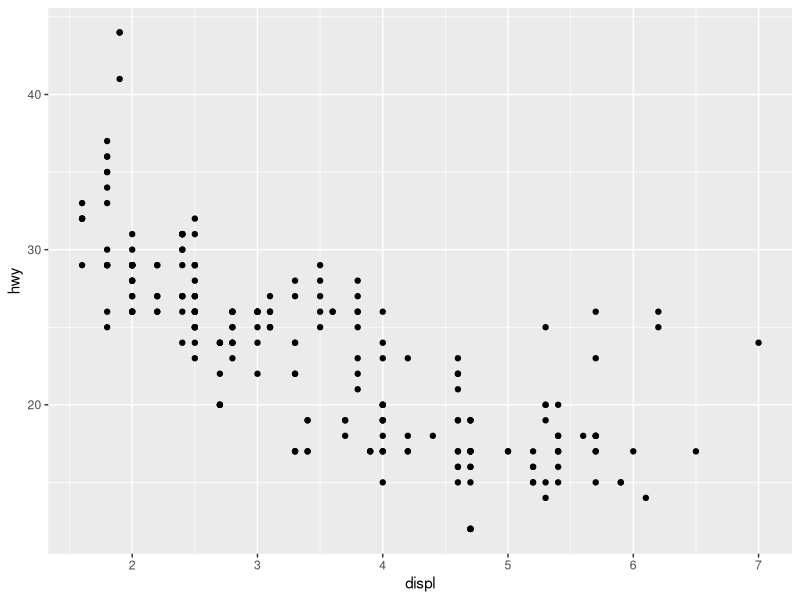
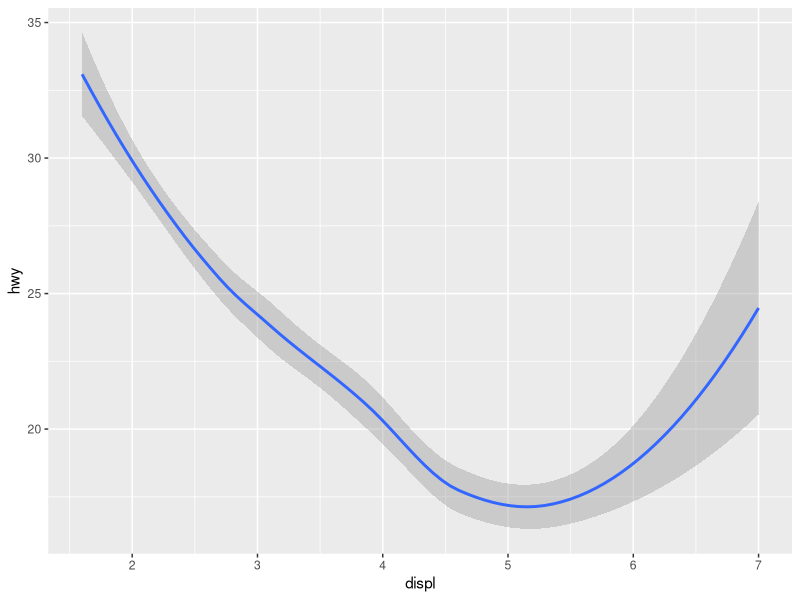
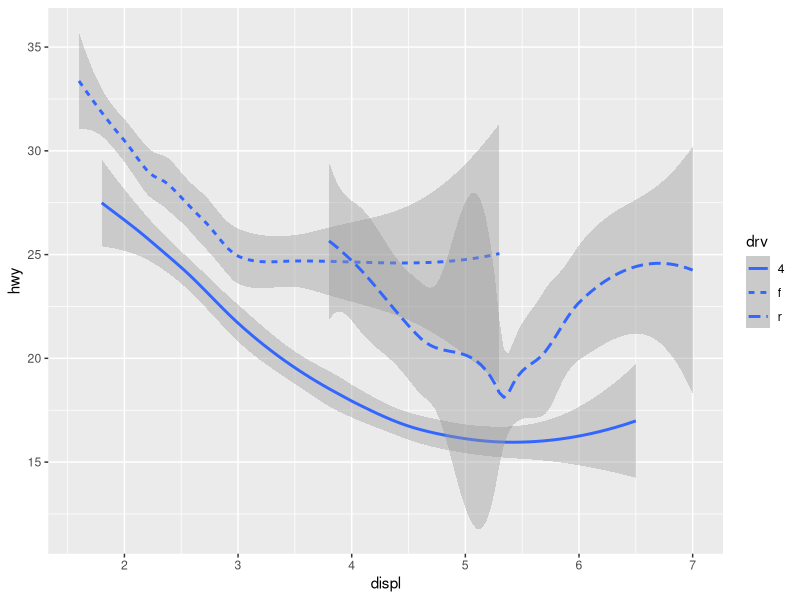
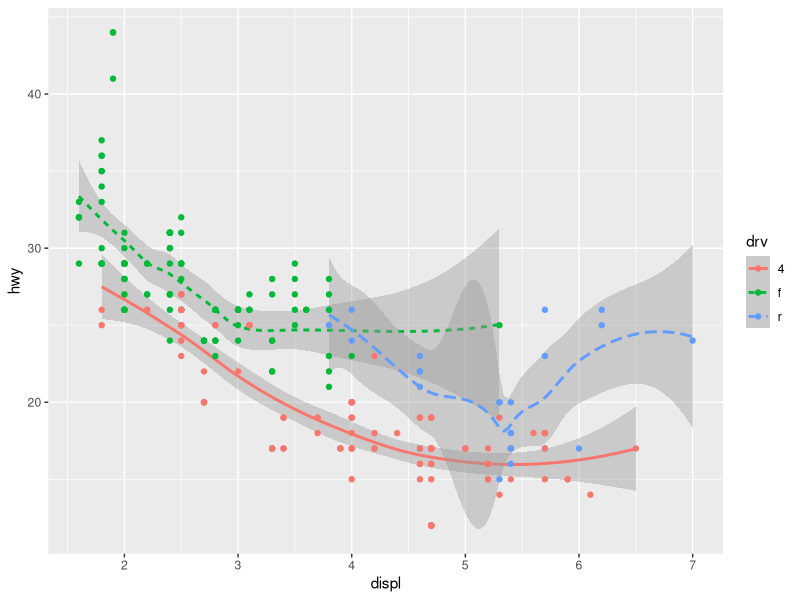
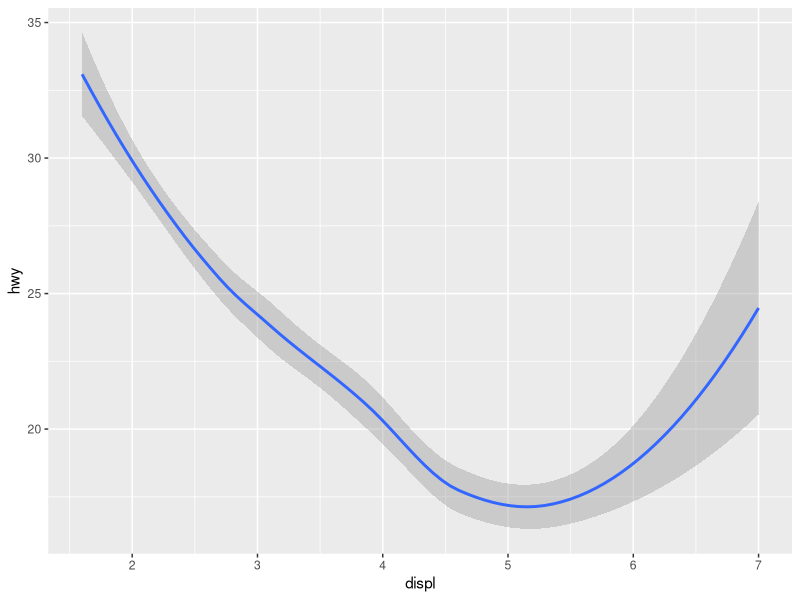
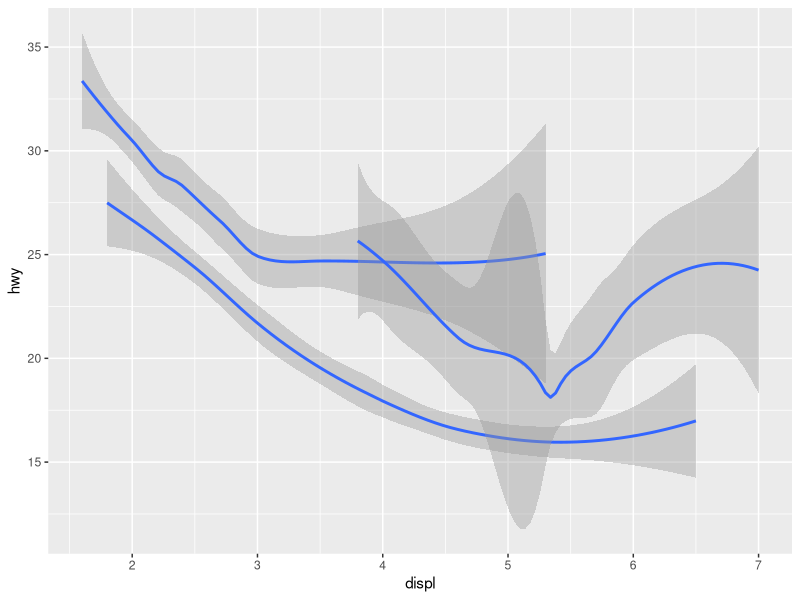
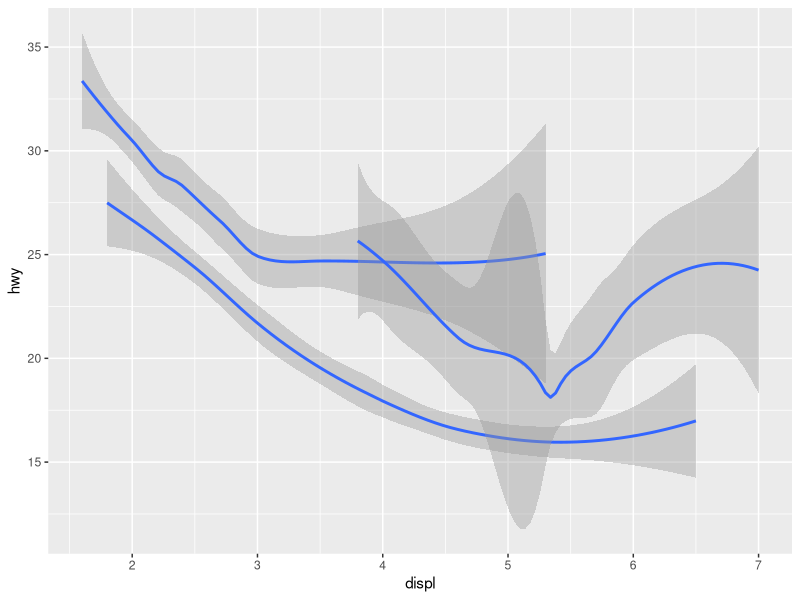
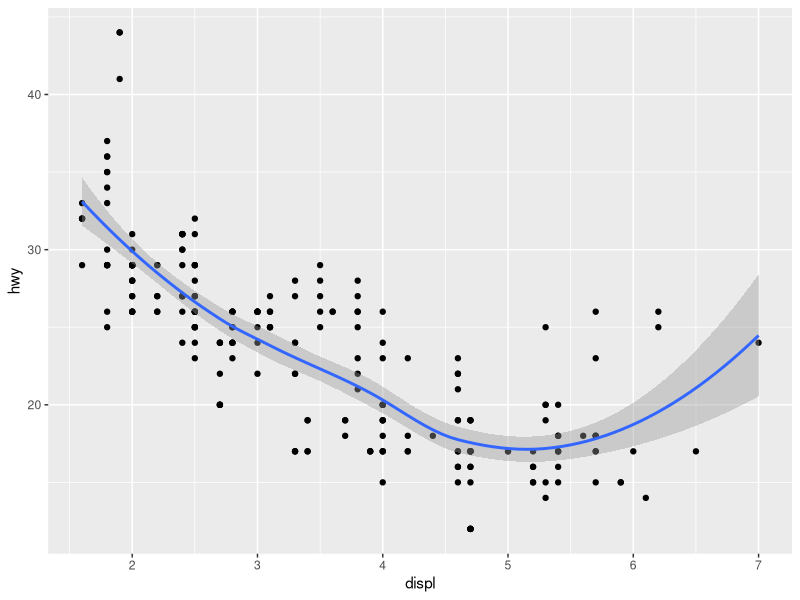

Write R code to recreate these figures, in order.
## ---- chunk 1
library(ggplot2)
library(tibble)
## ---- chunk 2
# left
ggplot(data = mpg) + 
  geom_point(mapping = aes(x = displ, y = hwy))

# right
ggplot(data = mpg) + 
  geom_smooth(mapping = aes(x = displ, y = hwy))

ggplot(data = mpg) + 
  geom_smooth(mapping = aes(x = displ, y = hwy, linetype = drv))

ggplot(data = mpg) + 
  geom_smooth(mapping = aes(x = displ, y = hwy, linetype = drv, color = drv)) +
  geom_point(mapping = aes(x = displ, y = hwy, color = drv))

## ---- chunk 3
ggplot(data = mpg) +
  geom_smooth(mapping = aes(x = displ, y = hwy))
              
ggplot(data = mpg) +
  geom_smooth(mapping = aes(x = displ, y = hwy, group = drv))
    
ggplot(data = mpg) +
  geom_smooth(
    mapping = aes(x = displ, y = hwy, group = drv)
  )

ggplot(data = mpg) + 
  geom_point(mapping = aes(x = displ, y = hwy)) +
  geom_smooth(mapping = aes(x = displ, y = hwy))

ggplot(data = mpg, mapping = aes(x = displ, y = hwy)) + 
  geom_point() + 
  geom_smooth()

ggplot(data = mpg, mapping = aes(x = displ, y = hwy)) + 
  geom_point(mapping = aes(color = class)) + 
  geom_smooth()

#ggplot(data = mpg, mapping = aes(x = displ, y = hwy)) + 
#  geom_point(mapping = aes(color = class)) + 
#  geom_smooth(data = filter (mpg, class == "subcompact"), se = FALSE)
## ---- chunk 4

#2
ggplot(data = mpg, mapping = aes(x = displ, y = hwy, color = drv)) + 
  geom_point() + 
  geom_smooth(se = FALSE)

#5
ggplot(data = mpg, mapping = aes(x = displ, y = hwy)) + 
  geom_point() + 
  geom_smooth()

ggplot() + 
  geom_point(data = mpg, mapping = aes(x = displ, y = hwy)) + 
  geom_smooth(data = mpg, mapping = aes(x = displ, y = hwy))

#6
ggplot(data = mpg) + 
  geom_point(mapping = aes(x = displ, y = hwy)) +
  geom_smooth(mapping = aes(x = displ, y = hwy), se = FALSE)

ggplot(data = mpg) + 
  geom_point(mapping = aes(x = displ, y = hwy)) +
  geom_smooth(mapping = aes(x = displ, y = hwy, group = drv), se = FALSE)

ggplot(data = mpg) + 
  geom_smooth(mapping = aes(x = displ, y = hwy, color = drv), se = FALSE) +
  geom_point(mapping = aes(x = displ, y = hwy, color = drv))

ggplot(data = mpg, mapping = aes(x = displ, y = hwy)) + 
  geom_smooth(se = FALSE) +
  geom_point(mapping = aes(color = drv))

ggplot(data = mpg, mapping = aes(x = displ, y = hwy)) + 
  geom_smooth(mapping = aes(group = drv, linetype = drv), se = FALSE) +
  geom_point(mapping = aes(color = drv))


ggplot(data = mpg, mapping = aes(x = displ, y = hwy)) + 
  geom_point(mapping = aes(color = drv, stroke = 2))
## ---- chunk 5
ggplot(data = diamonds) + 
  geom_bar(mapping = aes(x = cut))

?geom_bar

ggplot(data = diamonds) + 
  stat_count(mapping = aes(x = cut))

demo <- tribble(
  ~a,      ~b,
  "bar_1", 20,
  "bar_2", 30,
  "bar_3", 40
)

ggplot(data = demo) +
  geom_bar(mapping = aes(x = a, y = b), stat = "identity")

ggplot(data = diamonds) + 
  geom_bar(mapping = aes(x = cut, y = ..prop.., group = 1))

ggplot(data = diamonds) + 
  stat_summary(
    mapping = aes(x = cut, y = depth),
    fun.ymin = min,
    fun.ymax = max,
    fun.y = median
  )

?stat_bin
